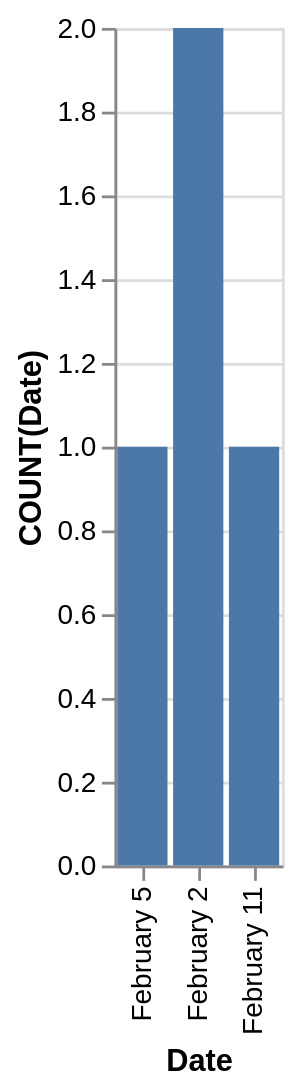

Express this chart as Vega-Lite.
### Vega-Lite specification from a JSON file in a GitHub repository (floating-point values rounded to 4 significant figures)
{"data": {"values": [{"x_data": "February 5", "y_data": 1}, {"x_data": "February 2", "y_data": 2}, {"x_data": "February 11", "y_data": 1}]}, "mark": "bar", "encoding": {"x": {"field": "x_data", "type": "nominal", "title": "Date", "sort": "descending"}, "y": {"field": "y_data", "type": "quantitative", "title": "COUNT(Date)"}}}
